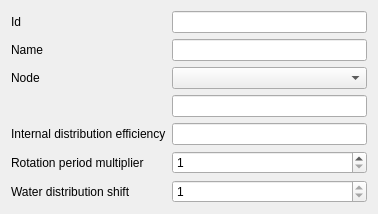
<?xml version="1.0" encoding="UTF-8"?>
<ui version="4.0">
 <class>Dialog</class>
 <widget class="QDialog" name="Dialog">
  <property name="geometry">
   <rect>
    <x>0</x>
    <y>0</y>
    <width>378</width>
    <height>194</height>
   </rect>
  </property>
  <property name="windowTitle">
   <string>Dialog</string>
  </property>
  <property name="locale">
   <locale language="English" country="UnitedStates"/>
  </property>
  <layout class="QFormLayout" name="formLayout">
   <item row="0" column="0">
    <widget class="QLabel" name="id_LBL">
     <property name="toolTip">
      <string>Unique feature identifier</string>
     </property>
     <property name="text">
      <string>Id</string>
     </property>
    </widget>
   </item>
   <item row="0" column="1">
    <widget class="QLineEdit" name="id">
     <property name="enabled">
      <bool>true</bool>
     </property>
     <property name="toolTip">
      <string>Unique link id</string>
     </property>
    </widget>
   </item>
   <item row="1" column="0">
    <widget class="QLabel" name="name_LBL">
     <property name="toolTip">
      <string>The name of the link</string>
     </property>
     <property name="text">
      <string>Name</string>
     </property>
    </widget>
   </item>
   <item row="1" column="1">
    <widget class="QLineEdit" name="name">
     <property name="toolTip">
      <string>The name of the link</string>
     </property>
    </widget>
   </item>
   <item row="2" column="0">
    <widget class="QLabel" name="node_LBL">
     <property name="toolTip">
      <string>The feature id of the inlet node</string>
     </property>
     <property name="text">
      <string>Node</string>
     </property>
    </widget>
   </item>
   <item row="2" column="1">
    <widget class="QComboBox" name="node_CB"/>
   </item>
   <item row="3" column="1">
    <widget class="QLineEdit" name="node">
     <property name="toolTip">
      <string>The feature id of the inlet node</string>
     </property>
    </widget>
   </item>
   <item row="5" column="0">
    <widget class="QLabel" name="distr_eff_LBL">
     <property name="toolTip">
      <string>The feature id of the inlet node</string>
     </property>
     <property name="text">
      <string>Internal distribution efficiency</string>
     </property>
    </widget>
   </item>
   <item row="6" column="0">
    <widget class="QLabel" name="expl_fact_LBL">
     <property name="toolTip">
      <string>The feature id of the inlet node</string>
     </property>
     <property name="text">
      <string>Rotation period multiplier</string>
     </property>
    </widget>
   </item>
   <item row="6" column="1">
    <widget class="QSpinBox" name="expl_factor">
     <property name="minimum">
      <number>1</number>
     </property>
    </widget>
   </item>
   <item row="7" column="0">
    <widget class="QLabel" name="wat_shift_LBL">
     <property name="toolTip">
      <string>The feature id of the inlet node</string>
     </property>
     <property name="text">
      <string>Water distribution shift</string>
     </property>
    </widget>
   </item>
   <item row="7" column="1">
    <widget class="QSpinBox" name="wat_shift">
     <property name="minimum">
      <number>1</number>
     </property>
     <property name="maximum">
      <number>1</number>
     </property>
     <property name="value">
      <number>1</number>
     </property>
    </widget>
   </item>
   <item row="5" column="1">
    <widget class="QLineEdit" name="distr_eff"/>
   </item>
  </layout>
 </widget>
 <resources/>
 <connections/>
</ui>
